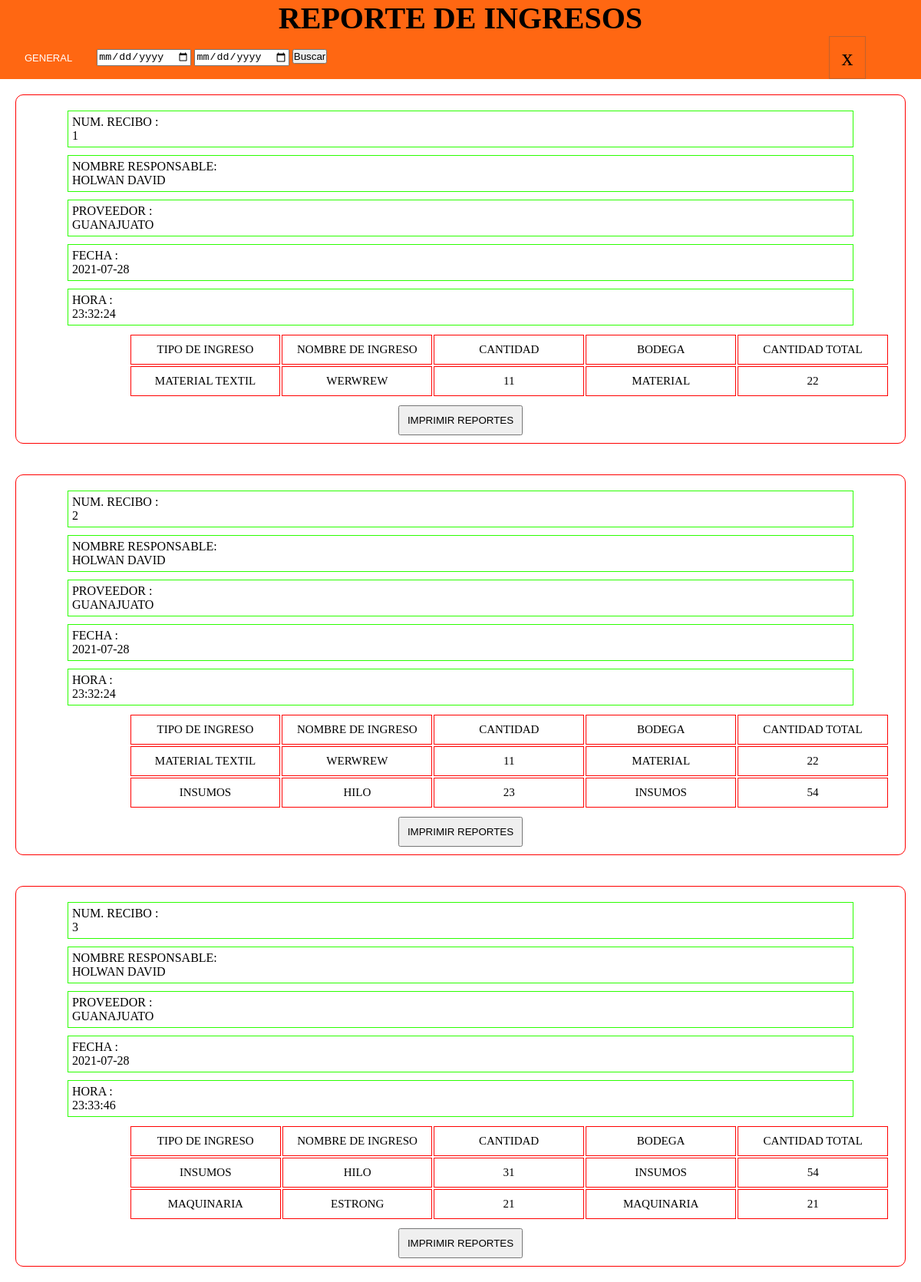
The page /reportes/reporte_general.php (signed in) on the database its author committed.
### tables this page shows
CREATE TABLE `detalle_ingreso` (
  `ID_DETA_INGRESO` int(11) NOT NULL,
  `ID_INGRE_MATERIAL` int(11) UNSIGNED NOT NULL,
  `ID_TIP_INGRESO` int(11) NOT NULL,
  `ID_INSUMO` int(11) NOT NULL,
  `ID_MATERIAL_TEXTIL` int(11) NOT NULL,
  `SERIAL_MAQUINARIA` int(11) NOT NULL,
  `CANTIDAD` int(11) NOT NULL,
  `ID_BODEGA` int(11) NOT NULL,
  `CANTIDAD_TOTAL` int(11) NOT NULL
);

CREATE TABLE `ingreso_material` (
  `ID_INGRE_MATERIAL` int(11) UNSIGNED NOT NULL,
  `DOCUMENTO` int(20) UNSIGNED NOT NULL,
  `NIT_DOC` int(11) UNSIGNED NOT NULL,
  `FECHA` date NOT NULL,
  `HORA` time NOT NULL
);

CREATE TABLE `usuario` (
  `DOCUMENTO` int(20) UNSIGNED NOT NULL,
  `NOMBRE` varchar(80) NOT NULL,
  `APELLIDO` varchar(30) NOT NULL,
  `FECHA_NACIMIENTO` date NOT NULL,
  `ID_TIP_DOCU` int(2) NOT NULL,
  `ID_TIP_USU` int(2) NOT NULL,
  `CELULAR` int(11) UNSIGNED NOT NULL,
  `CORREO` varchar(30) NOT NULL,
  `FOTO` blob DEFAULT NULL,
  `CLAVE` varchar(30) NOT NULL
);

CREATE TABLE `empresa` (
  `NIT_DOC` int(18) UNSIGNED NOT NULL,
  `NOM_EMPLEADO` varchar(60) NOT NULL,
  `ID_TIP_USU` int(2) NOT NULL,
  `NOM_EMPRESA` varchar(60) NOT NULL,
  `TELEFONO` int(11) UNSIGNED NOT NULL,
  `COR_EMPR` varchar(50) NOT NULL
);

CREATE TABLE `tipo_ingreso` (
  `ID_TIP_INGRESO` int(11) NOT NULL,
  `NOM_TIP_INGRESO` varchar(30) NOT NULL
);

CREATE TABLE `material_textil` (
  `ID_MATERIAL_TEXTIL` int(11) NOT NULL,
  `NOM_MATERIAL_TEXTIL` varchar(30) NOT NULL,
  `ID_TIP_MATE_TEXTIL` int(11) NOT NULL,
  `ID_MARCA` int(11) NOT NULL,
  `ID_COLOR` int(11) NOT NULL,
  `METRAJE` int(11) UNSIGNED NOT NULL
);

CREATE TABLE `bodega` (
  `ID_BODEGA` int(11) NOT NULL,
  `NOM_BODEGA` varchar(30) NOT NULL,
  `ID_TIP_BODEGA` int(2) NOT NULL,
  `ID_ESTADO` int(11) NOT NULL
);

CREATE TABLE `insumo` (
  `ID_INSUMO` int(11) NOT NULL,
  `NOM_INSUMO` varchar(30) NOT NULL,
  `ID_TIP_INSUMO` int(11) NOT NULL,
  `ID_MARCA` int(11) NOT NULL,
  `ID_COLOR` int(11) NOT NULL
);

CREATE TABLE `maquinaria` (
  `SERIAL_MAQUINARIA` int(11) NOT NULL,
  `PLACA_SENA` varchar(11) NOT NULL,
  `NOM_MAQUINARIA` varchar(30) NOT NULL,
  `ID_TIP_MAQUINARIA` int(2) NOT NULL,
  `ID_MARCA` int(11) NOT NULL,
  `ID_COLOR` int(11) NOT NULL,
  `ID_ESTADO` int(2) NOT NULL,
  `OBSERVACIONES` varchar(600) DEFAULT NULL
);

### reportes/reporte_general.php (the view, shortened to what this page needs)
<?php
require_once('../php/conections/conexion.php');
?>
<!DOCTYPE html>
<html lang="en">
<head>
    <link rel="stylesheet" href="../css/reportes/reportes_gen.css">
    <link rel="stylesheet" type="text/css" media="print" href="../css/impresion/print_maq.css">
</head>
<body>
    <header>
        <div class="titulohea">
            <h1>REPORTE DE INGRESOS</h1>
        </div>
        <div class="contenedorbotonesCrear">
            <div class="btn-m-users">
                <form action="" method="post" id="" >
                    <button id="">GENERAL</button>
                </form>
                <form  id="form_repo_gen" method="post">
                    <input type="date" id="fecha_ini_gen" class="fecha_ini" required>
                    <input type="date" id="fecha_fin_gen" class="fecha_fin" required>
                    <input type="submit" id="buscar" value="Buscar" name="buscar">
                </form>
            </div>
            <div class="iconouserr">
                <a href="../users/admin/admin.php">
                <div>x </div>
            </a>
            </div>
        </div>
    </header>
    <main>
        <div class="contenedorCajaInventario">
        <?php
        $consulta = "SELECT DISTINCT detalle_ingreso.ID_INGRE_MATERIAL FROM detalle_ingreso ";
        $consulta_repo_maq = mysqli_query($connection,$consulta);
            foreach($consulta_repo_maq as $rep_maq){
                $data3 = $rep_maq['ID_INGRE_MATERIAL'];
                $cons3 = "SELECT * FROM detalle_ingreso INNER JOIN ingreso_material
                ON detalle_ingreso.ID_INGRE_MATERIAL = ingreso_material.ID_INGRE_MATERIAL
                INNER JOIN tipo_ingreso ON detalle_ingreso.ID_TIP_INGRESO = tipo_ingreso.ID_TIP_INGRESO
                INNER JOIN material_textil ON detalle_ingreso.ID_MATERIAL_TEXTIL = material_textil.ID_MATERIAL_TEXTIL
                INNER JOIN maquinaria ON detalle_ingreso.SERIAL_MAQUINARIA = maquinaria.SERIAL_MAQUINARIA
                INNER JOIN insumo ON detalle_ingreso.ID_INSUMO = insumo.ID_INSUMO
                INNER JOIN usuario ON ingreso_material.DOCUMENTO = usuario.DOCUMENTO INNER JOIN empresa
                ON ingreso_material.NIT_DOC = empresa.NIT_DOC INNER JOIN bodega ON detalle_ingreso.ID_BODEGA = bodega.ID_BODEGA
                WHERE detalle_ingreso.ID_INGRE_MATERIAL = '$data3' LIMIT 1";
                $consul3 = mysqli_query($connection, $cons3);
                foreach($consul3 as $dat3){
        ?>
            <div class="contentdocumentosotras" id="contentdocumentosotras">
                <div class="documentosotras" id="documentosotras">
                    <div>NUM. RECIBO :<p id="ingre_mat"> <?=$dat3["ID_INGRE_MATERIAL"]?> </p></div>
                    <div>NOMBRE RESPONSABLE:<p> <?=$dat3["NOMBRE"]?></p></div>
                    <div>PROVEEDOR :<p style="text-transform: uppercase;"> <?=$dat3["NOM_EMPLEADO"]?> </p></div>
                    <div>FECHA :<p> <?=$dat3["FECHA"]?></p></div>
                    <div>HORA :<p> <?=$dat3["HORA"]?></p></div>
                    <table>
                        <thead>
                            <tr>
                                <td class="tab_rep">TIPO DE INGRESO</td>
                                <td class="tab_rep">NOMBRE DE INGRESO</td>
                                <td class="tab_rep">CANTIDAD</td>
                                <td class="tab_rep">BODEGA</td>
                                <td class="tab_rep">CANTIDAD TOTAL</td>
                            </tr>
                        </thead>
                    <?php
                        $consultica3 = "SELECT maquinaria.NOM_MAQUINARIA, insumo.NOM_INSUMO, material_textil.NOM_MATERIAL_TEXTIL,
                        CANTIDAD, tipo_ingreso.NOM_TIP_INGRESO, bodega.NOM_BODEGA
                        FROM maquinaria, detalle_ingreso, insumo, material_textil, tipo_ingreso, bodega
                        WHERE maquinaria.SERIAL_MAQUINARIA = detalle_ingreso.SERIAL_MAQUINARIA
                        AND insumo.ID_INSUMO = detalle_ingreso.ID_INSUMO AND material_textil.ID_MATERIAL_TEXTIL = detalle_ingreso.ID_MATERIAL_TEXTIL
                        AND detalle_ingreso.ID_TIP_INGRESO = tipo_ingreso.ID_TIP_INGRESO AND detalle_ingreso.ID_BODEGA = bodega.ID_BODEGA
                        AND detalle_ingreso.ID_INGRE_MATERIAL = '$data3'";
                        $consu_can3 = mysqli_query($connection, $consultica3);
                        foreach($consu_can3 as $con3){
                            if($con3['NOM_TIP_INGRESO'] == 'Material Textil'){
                                $cons = "SELECT CANTIDAD_TOTAL FROM detalle_ingreso WHERE ID_TIP_INGRESO = 1 ORDER BY CANTIDAD_TOTAL DESC LIMIT 1";
                                $consul = mysqli_query($connection, $cons);
                                $dato = mysqli_fetch_array($consul);
                                $cant_maq = $dato["CANTIDAD_TOTAL"];
                    ?>
                        <tbody>
                            <tr class="todo">
                                <td class="tab_rep"> <?=$con3["NOM_TIP_INGRESO"]?></td>
                                <td class="tab_rep"> <?=$con3["NOM_MATERIAL_TEXTIL"]?></td>
                                <td class="tab_rep"> <?=$con3["CANTIDAD"]?></td>
                                <td class="tab_rep"> <?=$con3["NOM_BODEGA"]?></td>
                                <td class="tab_rep"> <?=$cant_maq?></td>
                            </tr>
                        </tbody>
                    <?php
                            }
                            else if($con3['NOM_TIP_INGRESO'] == 'Insumos'){
                                $cons2 = "SELECT CANTIDAD_TOTAL FROM detalle_ingreso WHERE ID_TIP_INGRESO = 2 ORDER BY CANTIDAD_TOTAL DESC LIMIT 1";
                                $consul2 = mysqli_query($connection, $cons2);
                                $dato2 = mysqli_fetch_array($consul2);
                                $cant_maq2 = $dato2["CANTIDAD_TOTAL"];
                    ?>
                        <tbody>
                            <tr class="todo">
                                <td class="tab_rep"> <?=$con3["NOM_TIP_INGRESO"]?></td>
                                <td class="tab_rep"> <?=$con3["NOM_INSUMO"]?></td>
                                <td class="tab_rep"> <?=$con3["CANTIDAD"]?></td>
                                <td class="tab_rep"> <?=$con3["NOM_BODEGA"]?></td>
                                <td class="tab_rep"> <?=$cant_maq2?></td>
                            </tr>
                        </tbody>
                    <?php
                            }
                            else if($con3['NOM_TIP_INGRESO'] == 'Maquinaria'){
                                $cons3 = "SELECT CANTIDAD_TOTAL FROM detalle_ingreso WHERE ID_TIP_INGRESO = 3 ORDER BY CANTIDAD_TOTAL DESC LIMIT 1";
                                $consul3 = mysqli_query($connection, $cons3);
                                $dato3 = mysqli_fetch_array($consul3);
                                $cant_maq3 = $dato3["CANTIDAD_TOTAL"];
                    ?>
                        <tbody>
                            <tr>
                                <td class="tab_rep"> <?=$con3["NOM_TIP_INGRESO"]?></td>
                                <td class="tab_rep"> <?=$con3["NOM_MAQUINARIA"]?></td>
                                <td class="tab_rep"> <?=$con3["CANTIDAD"]?></td>
                                <td class="tab_rep"> <?=$con3["NOM_BODEGA"]?></td>
                                <td class="tab_rep"> <?=$cant_maq3?></td>
                            </tr>
                        </tbody>
                    <?php
                            }
                        }
                    ?>
                </table>
                </div>
                <div class="contentGeneralBtns">
                    <div>
                        <form action="" method="post" id="" >
                            <button id="ver_mas" class="ver_mas" data-id="<?php echo $rep_maq["ID_INGRE_MATERIAL"]?>">IMPRIMIR REPORTES</button>
                        </form>
                    </div>
                </div>
            </div>
        <?php
            }
        }
        ?>
      </div>
    </main>
</body>
</html>

### css/reportes/reportes_gen.css (style rules this page uses)
* { padding: 0; margin: 0; box-sizing: border-box; }
header { width: 100%; background-color: #ff6712; }
.iconouserr { width: 10%; display: flex; align-items: center; }
a { text-align: center; text-decoration: none; color: black; }
.iconouserr div { border: 1px solid rgba(90, 90, 90, 0.37); width: 130%; font-size: 30px; padding: 10px; }
.titulohea { text-align: center; font-size: 20px; }
.contenedorbotonesCrear { width: 100%; display: flex; }
.contenedorbotonesCrear .btn-m-users { width: 90%; display: flex; justify-content: flex-start; }
.btn-m-users form button { background-color: #ff6712; cursor: pointer; border: none; color: white; padding: 15px 32px; text-align: center; text-decoration: none; display: inline-block; font-size: 13px; width: 100%; }
.btn-m-users { width: 100%; display: flex; align-items: center; }
.contenedorCajaInventario { width: 100%; display: flex; flex-wrap: wrap; }
.documentosotras { width: 100%; border-radius: 10px; }
.documentosotras div { border: 1px solid rgb(43, 255, 0); margin: 10px; margin-left: 5%; padding: 5px; width: 90%; word-wrap: break-word; }
.contentdocumentosotras { border: 1px solid red; margin: 20px; border-radius: 10px; width: 100%; padding: 10px; display: grid; grid-template-columns: 1fr; }
table { margin: 10px; margin-left: 12%; }
.tab_rep { border: 1px solid red; padding: 10px; width: 200px; font-size: 15px; text-transform: uppercase; text-align: center; }
.contentGeneralBtns { display: flex; justify-content: space-around; align-items: flex-end; }
.contentGeneralBtns button { padding: 10px; width: 100%; cursor: pointer; }

### css/impresion/print_maq.css (style rules this page uses)
div { background-color: black; }

### rows shown on the page
detalle_ingreso: ID_INGRE_MATERIAL.ID_INGRE_MATERIAL "1", usuario.NOMBRE "HOLWAN DAVID", empresa.NOM_EMPLEADO "GUANAJUATO", ID_INGRE_MATERIAL.FECHA "2021-07-28", ID_INGRE_MATERIAL.HORA "23:32:24", ID_TIP_INGRESO.NOM_TIP_INGRESO "MATERIAL TEXTIL", ID_MATERIAL_TEXTIL.NOM_MATERIAL_TEXTIL "WERWREW", CANTIDAD "11", ID_BODEGA.NOM_BODEGA "MATERIAL", detalle_ingreso.CANTIDAD_TOTAL "22"
detalle_ingreso: ID_INGRE_MATERIAL.ID_INGRE_MATERIAL "2", usuario.NOMBRE "HOLWAN DAVID", empresa.NOM_EMPLEADO "GUANAJUATO", ID_INGRE_MATERIAL.FECHA "2021-07-28", ID_INGRE_MATERIAL.HORA "23:32:24", CANTIDAD "11"
detalle_ingreso: ID_TIP_INGRESO.NOM_TIP_INGRESO "INSUMOS", ID_INSUMO.NOM_INSUMO "HILO", CANTIDAD "23", ID_BODEGA.NOM_BODEGA "INSUMOS", detalle_ingreso.CANTIDAD_TOTAL "54"
detalle_ingreso: ID_INGRE_MATERIAL.ID_INGRE_MATERIAL "3", usuario.NOMBRE "HOLWAN DAVID", empresa.NOM_EMPLEADO "GUANAJUATO", ID_INGRE_MATERIAL.FECHA "2021-07-28", ID_INGRE_MATERIAL.HORA "23:33:46", ID_TIP_INGRESO.NOM_TIP_INGRESO "INSUMOS", ID_INSUMO.NOM_INSUMO "HILO", CANTIDAD "31", ID_BODEGA.NOM_BODEGA "INSUMOS", CANTIDAD_TOTAL "54"
detalle_ingreso: ID_TIP_INGRESO.NOM_TIP_INGRESO "MAQUINARIA", SERIAL_MAQUINARIA.NOM_MAQUINARIA "ESTRONG", CANTIDAD "21", ID_BODEGA.NOM_BODEGA "MAQUINARIA", CANTIDAD_TOTAL "21"
